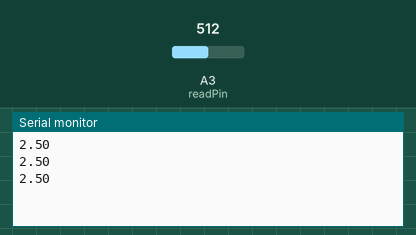
The sketch below on a simulated Arduino Uno, built with avr-gcc and run on an emulated ATmega328P. On the bench: the last lines printed to the serial monitor. The test bench sets the inputs (shaded band); at power-on: A3 (readPin) = 512.

Above: at 1.3 s.
1.4 s: A3 (readPin) set to 716
At 1.9 s:
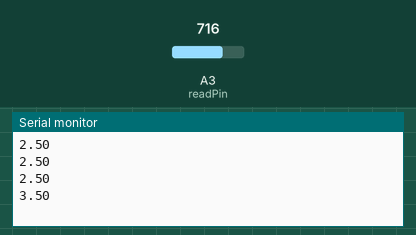
2.9 s: A3 (readPin) set to 900
At 3.4 s:
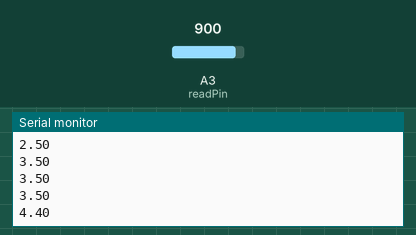
Timing chart, 0 to 5.9 s (numbered marks = the images above; inputs shaded):
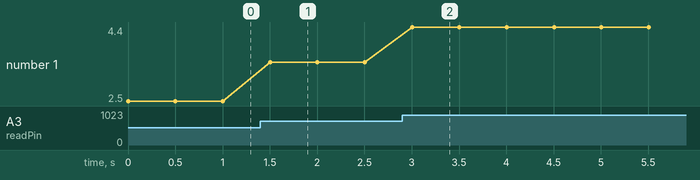

Measured:
- after the input at 1.4 s, the serial monitor: prints a new line after 0.10 s (image 1)
- after the input at 2.9 s, the serial monitor: prints a new line after 0.10 s (image 2)
- plotted number 1: 2.5 → 3.5 after the input at 1.4 s, 3.5 → 4.4 after the input at 2.9 s

The sketch:

A3_read_voltage.ino
```cpp
int readPin = A3;
int readval;
float V2 = 0;
int dtime = 500;
void setup() {
  // put your setup code here, to run once:
pinMode (readPin, INPUT);
Serial.begin (9600);
}

void loop() {
  // put your main code here, to run repeatedly:
readval = analogRead (readPin);
V2 = (5. / 1023.) * readval;
Serial.println(V2);
delay(dtime);
}
```
